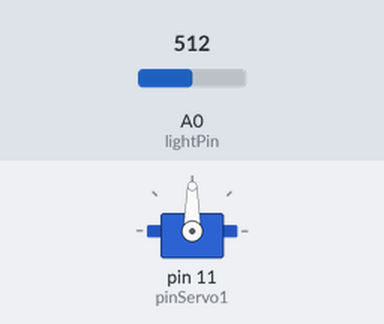
Simulated run of this sketch. Board: Arduino Uno, built with avr-gcc and run on an emulated ATmega328P. Shown: servo. The inputs (shaded band) are chosen by the test bench; at power-on: A0 (lightPin) = 512. What the sketch prints to the serial monitor is not drawn.

Above: at 0.1 s.
At 10.1 s:
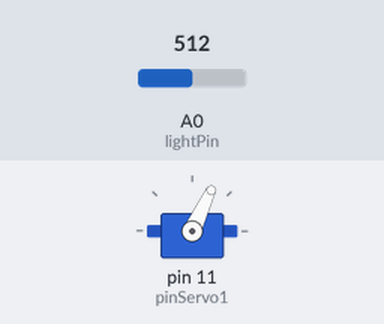
Timing chart, 0 to 11.6 s (numbered marks = the images above):
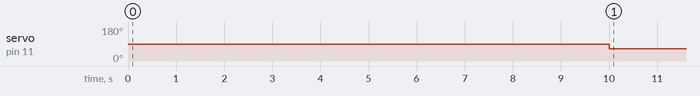

Measured:
- by itself, servo on pin 11 (pinServo1): 90° → 65° at 10.0 s

The sketch:

Catapult.ino
```cpp
/**
 * @Author Jony Margelist
 * @Date 16.03.2017
 * @Version 1.0.0
 *
 * Code which initialize a servomotor in a starting
 * Position. If an Laser input comes in, it turns left
 * to burn a rope, and turns right after some time
 * to burn another rope.
 */

//-----------------------------------------------
//Servo
//-----------------------------------------------
#include <Servo.h>
Servo myServo;
int pos;
int pinServo1 = 11;
boolean inputSignal;
boolean initializeStart;
//Startposition
int startPos = 65;//First Value: 65
int leftPos = 155;//First Value: 155
int rightPos = 40;//First Value: 10
boolean wasLeft = false;
boolean wasRight = false;
int delayTimeInForLoop = 2;
int delayTimeBetweenLeftAndRight = 20000;
int delayTimeFromLaserToTurnleft = 3000;

//-----------------------------------------------
//Infrared
//-----------------------------------------------
int lightPin = A0;
const int numReadings = 10;
int readings[numReadings];
int readIndex = 0;
int average = 0;
int total = 0;
//-----------------------------------------------
//StartValue
//-----------------------------------------------
boolean isStartValue;
int startValue;
int startValueRange;
boolean runServoCode = false; //false = with laser, true = without laser(for testing purposes)

void setup() {
  //-----------------------------------------------
  //StartValue
  //-----------------------------------------------
  isStartValue = true;
  startValueRange = 400;
  //-----------------------------------------------
  //Servo
  //-----------------------------------------------
  pos = 0;
  myServo.attach(pinServo1);
  inputSignal = false;
  initializeStart = true; //to set the servo in the right position
  //-----------------------------------------------
  //Infrared
  //-----------------------------------------------
  // configure the Arduino Serial interface
  Serial.begin(9600);
  pinMode(lightPin, INPUT);
  // initialize Array with 0
  //this is needed for smoothed values
  for (int i = 0; i < numReadings; i++)
  {
    readings[i] = 0;
  }
}

void loop() {
  //-----------------------------------------------
  //StartValue
  //-----------------------------------------------
  //Gets the Value after 10 seconds from the light sensor
  //and saves it in a variable. We need this variable later
  //to actually detect the laser.
  if (isStartValue) {
    delay(10000);
    isStartValue = false;
    startValue = analogRead(lightPin);
  }
  //-----------------------------------------------
  //Infrared
  //-----------------------------------------------
  // print the Voltage going through the Resistor (1024 is 5V passing).
  // The lower the number, the lower the light and the higher the resistance.
  //  Serial.println(analogRead(lightPin));
  // delay(10);
  // remove the number in the Array that we are gonna overwrite from the total
  total = total - readings[readIndex];
  // write the new meassure into the Array
  readings[readIndex] = analogRead(lightPin);
  // add the new meassure Number to the total again
  total = total + readings[readIndex];
  // increment the array index "pointer"
  readIndex++;
  // reset the array index "pointer"
  if (readIndex >= numReadings) {
    readIndex = 0;
  }
  // divide the total through the number of meassures
  //this is the smoothed value
  average = total / numReadings;

  //The below 3 lines should output something like:
  //838
  //---
  //430
  //The first number is the value from the sensor
  //The third line shows the difference from the startValue(which we
  //initialized at the start) minus a certain range.
  Serial.println(analogRead(lightPin));
  Serial.println("---");
  Serial.println(startValue - startValueRange);
  //If the sensor value is lower than the startvalue minus the range, then set
  //runServoCode = true to move the servomotor.
  if (analogRead(lightPin) < (startValue - startValueRange)) {
    runServoCode = true;
    //delay to see the lazors with the formachine!
    delay(delayTimeFromLaserToTurnleft);
  }
  //-----------------------------------------------
  //Servo
  //-----------------------------------------------
  //This runs only at the beginning and only once.
  if (initializeStart) {
    myServo.write(65);
    initializeStart = false;
    //Serial.println for debugging
    Serial.println("Init Start");
    //Detach the servo if we dont need it. Otherwise it could vibrate.
    myServo.detach();
    delay(2000);
  }
  //if laser was detected
  if (runServoCode) {
    //if the servomotor was not right until now
    if (!wasRight) {
      //if the servomotor was not left until now, then
      //Turn Left
      if (!wasLeft) {
        //we detached it earlier, so we need to attach it again
        myServo.attach(pinServo1);
        //change the servo motors position
        for (pos = startPos; pos <= leftPos; pos += 1) {
          myServo.write(pos);
          //delay to give the candle time to burn the rope
          delay(delayTimeInForLoop);
        }
        Serial.println("Turned Left");
        wasLeft = true;
        myServo.detach();
      }
      //Wait some seconds until it moves right
      delay(delayTimeBetweenLeftAndRight);
      //Turn right
      myServo.attach(pinServo1);
      for (pos = leftPos; pos >= rightPos; pos -= 1) {
        myServo.write(pos);
        delay(delayTimeInForLoop);
      }
      Serial.println("Turned Right");
      wasRight = true;
      myServo.detach();
      //Servomotor will stay right after this code.
    }
  }
}
```
